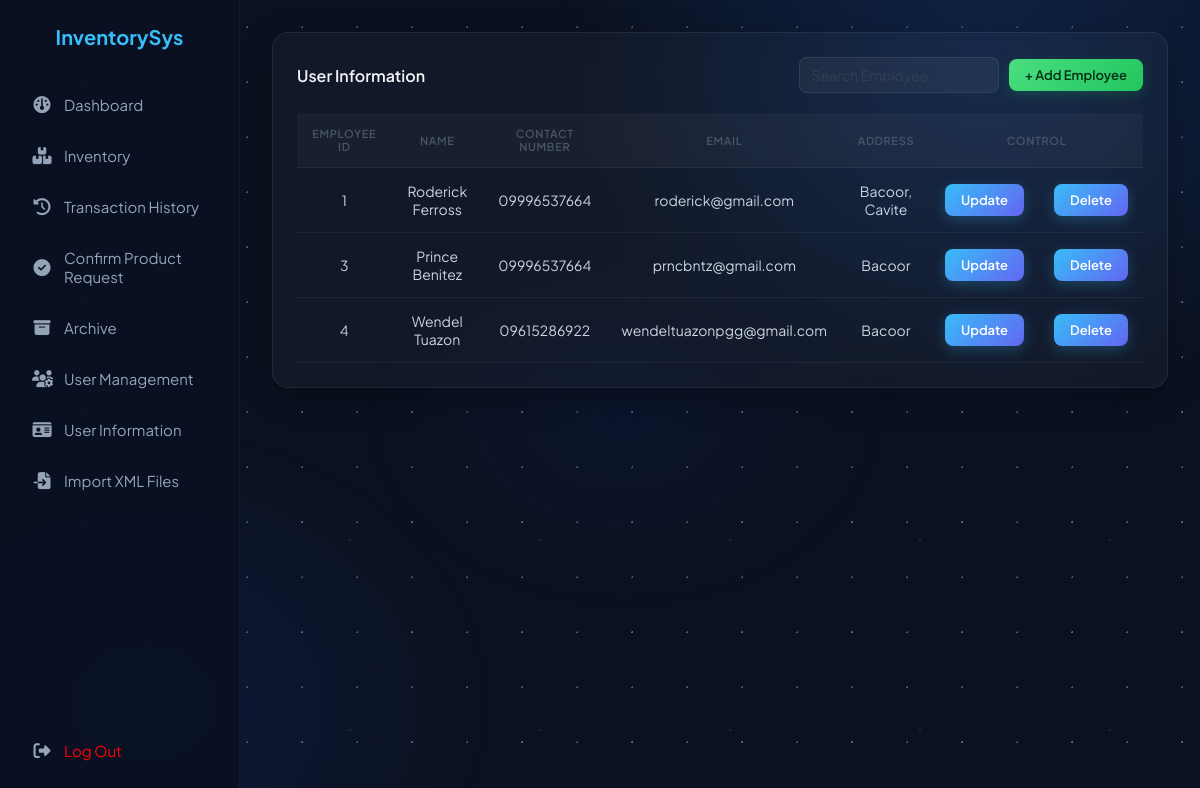
/index.php?action=user-information (signed in), run on the app's committed database.
### tables this page shows
CREATE TABLE `employee` (
  `Employee_id` int NOT NULL AUTO_INCREMENT,
  `name` varchar(50) NOT NULL,
  `contact_number` varchar(50) NOT NULL,
  `email` varchar(50) NOT NULL,
  `address` varchar(50) NOT NULL,
  PRIMARY KEY (`Employee_id`)
);

### Controller/EmployeeController.php (called while the page is built, shortened)
<?php
require_once "Model/Employee.php";
class EmployeeController {
    private $employee;
    public function __construct($db) {
        $this->employee = new Employee($db);
    }
    public function getAllEmployees() {
        return $this->employee->getAllEmployees();
    }
}

### Model/Employee.php (called while the page is built, shortened)
<?php
class Employee {
    private $conn;
    public function __construct($db) {
        $this->conn = $db;
    }
    public function getAllEmployees() {
        $stmt = $this->conn->prepare("SELECT * FROM employee");
        $stmt->execute();
        return $stmt->fetchAll(PDO::FETCH_ASSOC);
    }
}

### View/UserInformation.php (the view, shortened to what this page needs)
<!DOCTYPE html>
<html lang="en">
<head>
  <link rel="stylesheet" href="/Integrated_Programming/InventorySystem/Inventory-Management-System/Public/UserInformations.css">
  <link rel="stylesheet" href="https://cdnjs.cloudflare.com/ajax/libs/font-awesome/6.5.0/css/all.min.css">
</head>
        <?php
        require_once "Model/Employee.php";
        require_once "Controller/EmployeeController.php";
        $employeeController = new EmployeeController($conn);
        $employees = $employeeController->getallEmployees();
        ?>
<body>
  <div class="sidebar">
  <h2>InventorySys</h2>
  <ul>
  <li><a href="index.php?action=dashboard"><i class="fas fa-gauge"></i> Dashboard</a></li>
  <?php if (isset($_SESSION['role']) && $_SESSION['role'] === 'admin'): ?>
    <li><a href="index.php?action=inventory"><i class="fas fa-boxes-stacked"></i> Inventory</a></li>
    <li><a href="index.php?action=transaction-history"><i class="fas fa-clock-rotate-left"></i> Transaction History</a></li>
    <li><a href="index.php?action=confirm-request"><i class="fas fa-circle-check"></i> Confirm Product Request</a></li>
    <li><a href="index.php?action=archived"><i class="fas fa-box-archive"></i> Archive</a></li>
    <li><a href="index.php?action=registerPage"><i class="fas fa-users-gear"></i> User Management</a></li>
    <li><a href="index.php?action=user-information"><i class="fas fa-id-card"></i> User Information</a></li>
    <li><a href="index.php?action=import-xml"><i class="fas fa-file-import"></i> Import XML Files</a></li>
  <?php endif; ?>
  <li class="logout" style="margin-top: auto;">
    <a href="index.php?action=logout"><i class="fas fa-right-from-bracket"></i><span style="color: red"> Log Out</span></a>
  </li>
</ul>
</div>
  <div class="main">
    <div class="table-container">
      <div class="table-header">
        <h2>User Information</h2>
         <div class="table-actions">
    <input type="text" id="searchInput" placeholder="Search Employee..." onkeyup="searchTable()">
    <a href="index.php?action=add-employee" class="add-btn">+ Add Employee</a>
  </div>
      </div>
      <table>
        <thead>
  <tr>
    <th>Employee ID</th>
    <th>Name</th>
    <th>Contact Number</th>
    <th>Email</th>
    <th>Address</th>
    <th colspan = 2>Control</th>
  </tr>
</thead>
<tbody>
  <?php foreach ($employees as $employee): ?>
    <tr>
      <td><?= htmlspecialchars($employee['Employee_id']) ?></td>
      <td><?= htmlspecialchars($employee['name']) ?></td>
      <td><?= htmlspecialchars($employee['contact_number']) ?></td>
      <td><?= htmlspecialchars($employee['email'] ) ?></td>
      <td><?= htmlspecialchars($employee['address']) ?></td>
      <td>
    <form action="index.php?action=edit-employee" method="GET">
        <button type="submit" class="pullout-btn" onclick="return confirm('Update this Employee?')">Update</button>
    </form>
</td>
      <td>
        <form action="index.php?action=delete-employee" method="POST">
          <button type="submit" class="pullout-btn" onclick="return confirm('Delete this Employee?')">Delete</button>
        </form>
      </td>
    </tr>
  <?php endforeach; ?>
</tbody>
      </table>
    </div>
  </div>
</body>
</html>

### Public/UserInformations.css (style rules this page uses)
* { margin: 0; padding: 0; box-sizing: border-box; font-family: 'Plus Jakarta Sans', Arial, sans-serif; }
body { display: flex; background: #0b1120; color: #1e293b; min-height: 100vh; position: relative; }
body::before { content: ''; position: fixed; inset: 0; background-image: radial-gradient(circle, rgba(148,163,184,0.50) 1px, transparent 1px), radial-gradient(circle, rgba(148,163,184,0.25) 1px, transparent 1px), radial-gradient(circle, rgba(148,163,184,0.15) 1px, transparent 1px); background-size: 55px 55px, 110px 110px, 190px 190px; background-position: 0 0, 27px 27px, 65px 65px; pointer-events: none; z-index: 0; animation: starDrift 80s linear infinite; }
body::after { content: ''; position: fixed; inset: 0; background: radial-gradient(ellipse 620px 520px at 82% 8%, rgba(30,90,180,0.26) 0%, transparent 70%), radial-gradient(ellipse 500px 400px at 12% 88%, rgba(20,60,150,0.20) 0%, transparent 70%), radial-gradient(ellipse 380px 280px at 52% 52%, rgba(15,45,120,0.13) 0%, transparent 70%); pointer-events: none; z-index: 0; animation: blobDrift 14s ease-in-out infinite alternate; }
.sidebar { width: 240px; height: 100vh; background: rgba(10, 17, 35, 0.88); color: white; padding: 24px 20px; position: fixed; left: 0; top: 0; display: flex; flex-direction: column; border-right: 1px solid rgba(255,255,255,0.05); z-index: 10; }
.sidebar h2 { margin-bottom: 30px; text-align: center; color: #38bdf8; font-size: 20px; font-weight: 700; }
.sidebar ul { list-style: none; padding: 0; margin: 0; display: flex; flex-direction: column; flex: 1; }
.sidebar ul li { margin: 6px 0; }
.sidebar ul li a { color: #94a3b8; text-decoration: none; font-size: 15px; transition: 0.2s; display: flex; align-items: center; gap: 12px; padding: 10px 12px; border-radius: 8px; }
.sidebar ul li a i { font-size: 17px; width: 20px; text-align: center; flex-shrink: 0; }
.main { margin-left: 240px; width: calc(100% - 240px); padding: 32px; min-height: 100vh; position: relative; z-index: 1; }
.table-container { background: rgba(255,255,255,0.03); border: 1px solid rgba(255,255,255,0.07); padding: 24px; border-radius: 16px; backdrop-filter: blur(14px); -webkit-backdrop-filter: blur(14px); box-shadow: 0 8px 32px rgba(0,0,0,0.30); }
.table-header { display: flex; justify-content: space-between; align-items: center; margin-bottom: 20px; }
.table-header h2, .table-header h3 { color: #f1f5f9; font-size: 16px; font-weight: 600; }
table { width: 100%; border-collapse: collapse; }
table th, table td { padding: 14px 15px; text-align: center; border-bottom: 1px solid rgba(255,255,255,0.05); color: #cbd5e1; font-size: 14px; }
table th { background: rgba(255,255,255,0.03); color: #475569; font-size: 11px; font-weight: 600; text-transform: uppercase; letter-spacing: 0.06em; }
.pullout-btn { background: linear-gradient(135deg, #38bdf8, #6366f1); color: white; padding: 8px 16px; border: none; border-radius: 8px; cursor: pointer; transition: opacity 0.2s, transform 0.15s, box-shadow 0.2s; text-decoration: none; font-size: 13px; font-weight: 600; box-shadow: 0 4px 14px rgba(56,189,248,0.25); display: inline-flex; align-items: center; gap: 6px; }
.add-btn { background: linear-gradient(135deg, #4ade80, #22c55e); color: #052e16; padding: 8px 16px; border: none; border-radius: 8px; cursor: pointer; transition: opacity 0.2s, transform 0.15s, box-shadow 0.2s; text-decoration: none; font-size: 13px; font-weight: 600; box-shadow: 0 4px 14px rgba(34,197,94,0.20); white-space: nowrap; display: inline-flex; align-items: center; gap: 6px; }
.table-actions { display: flex; align-items: center; gap: 10px; }
.table-actions input { padding: 8px 12px; border: 1px solid rgba(255,255,255,0.08); border-radius: 8px; outline: none; font-size: 14px; width: 200px; background: rgba(255,255,255,0.05); color: #e2e8f0; font-family: inherit; transition: border-color 0.2s, box-shadow 0.2s; }
.table-actions input::placeholder { color: #334155; }

### data on the page
employee: Employee_id "1", name "Roderick Ferross", contact_number "09996537664", email "roderick@gmail.com", address "Bacoor, Cavite"
employee: Employee_id "3", name "Prince Benitez", contact_number "09996537664", email "prncbntz@gmail.com", address "Bacoor"
employee: Employee_id "4", name "Wendel Tuazon", contact_number "09615286922", email "wendeltuazonpgg@gmail.com", address "Bacoor"
